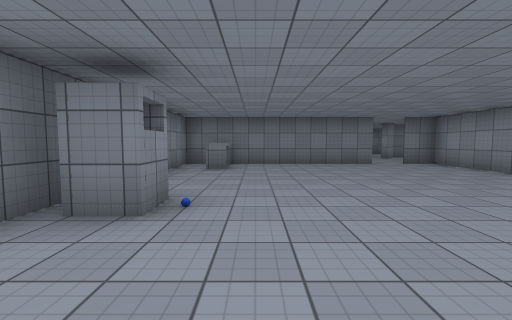
[1] (above)

24 first-person views from a walk through a 3-D level made in the Unity game engine. The camera is 1.4 m above the floor, tilts 4° down and sees 90° across. The floor is counted in squares, 2 m on a side. Each view is taken from the middle of a square. On the plan, view 1 faces up. The plan holds only what a view shows up to about 9 squares ahead; the rest is blank. The place goes on beyond the plan. The player character is not drawn. Surface patterns are stand-ins for the level's own textures.

[2]
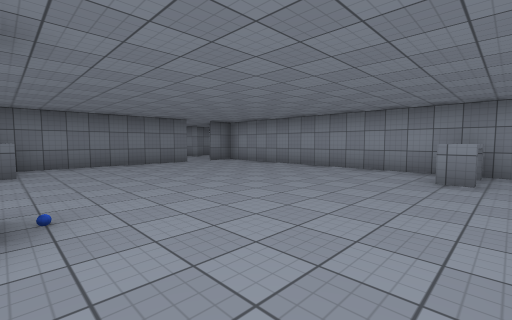

[3]
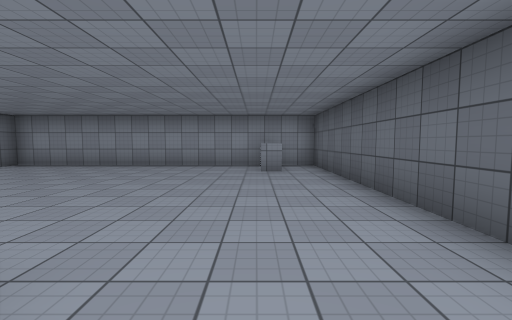

[4]
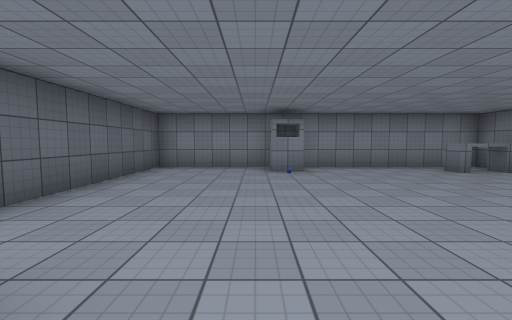

[5]
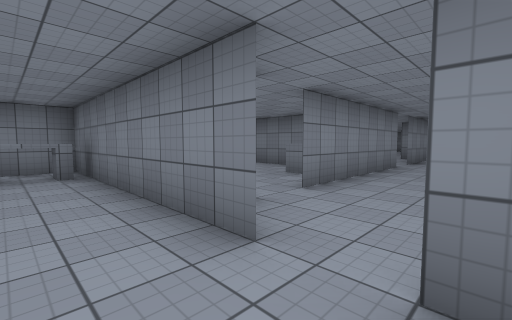

[6]
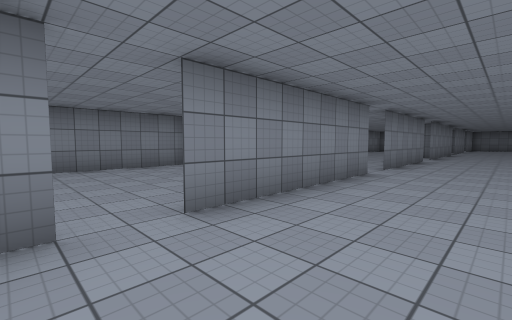

[7]
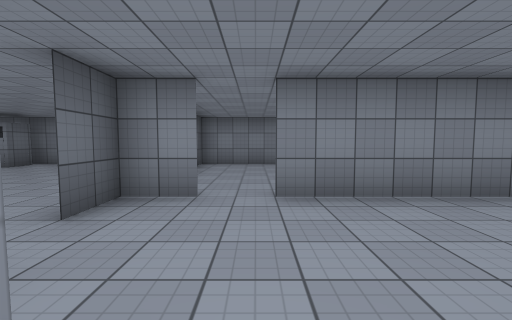

[8]
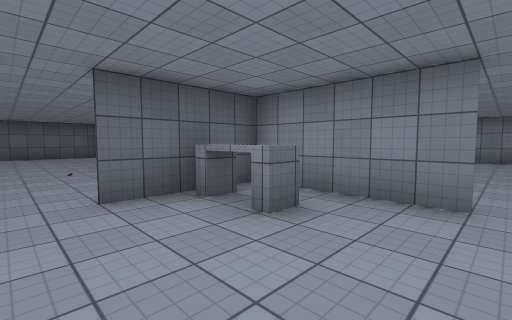

[9]
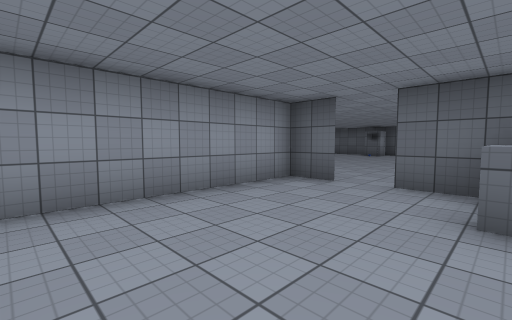

[10]
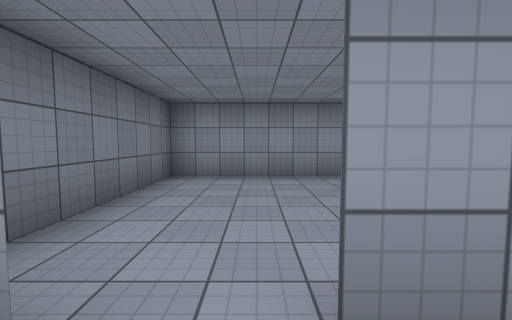

[11]
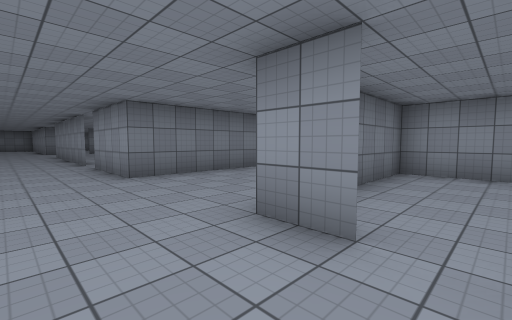

[12]
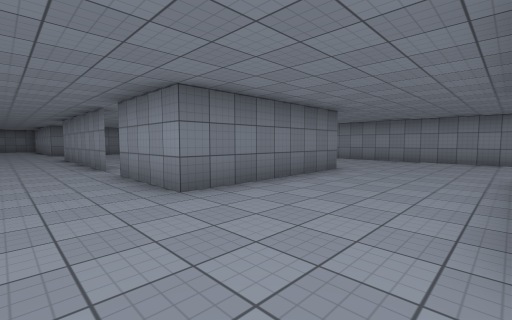

[13]
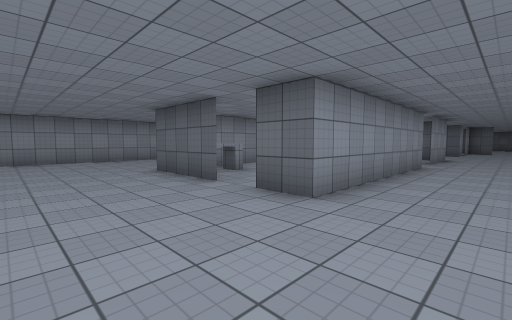

[14]
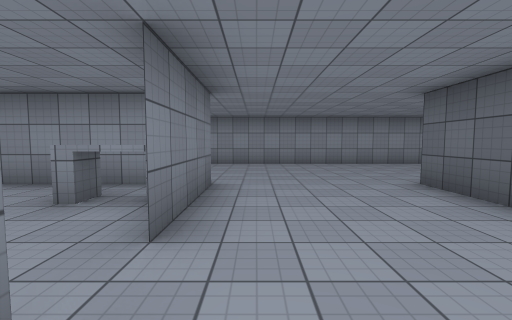

[15]
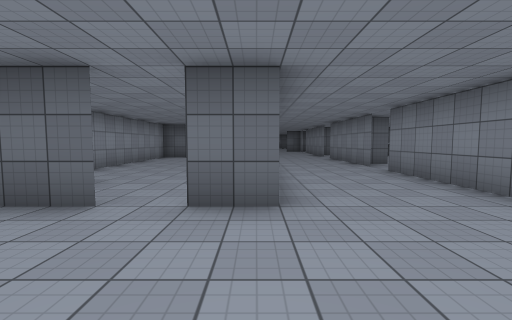

[16]
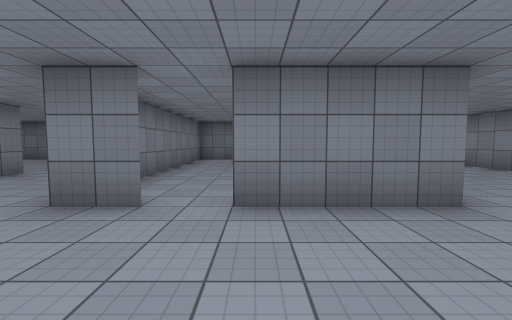

[17]
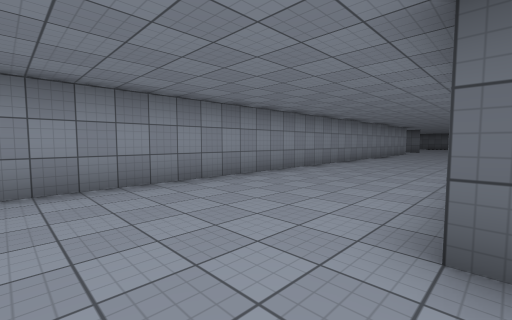

[18]
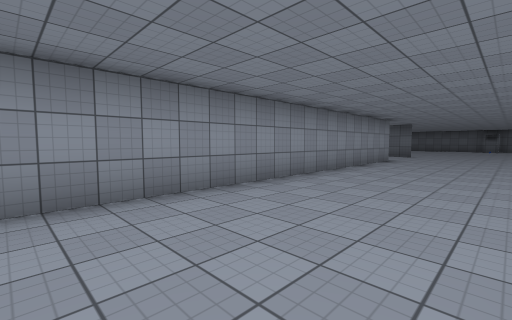

[19]
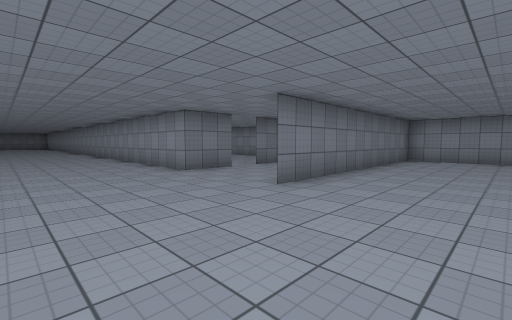

[20]
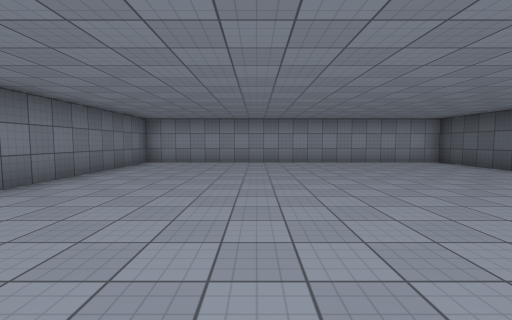

[21]
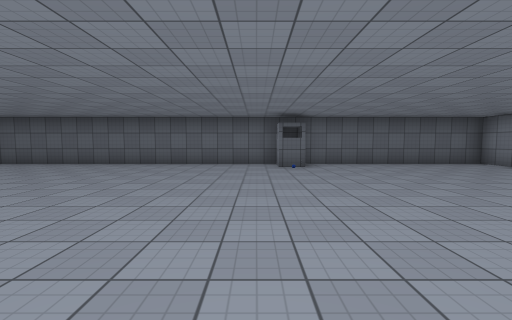

[22]
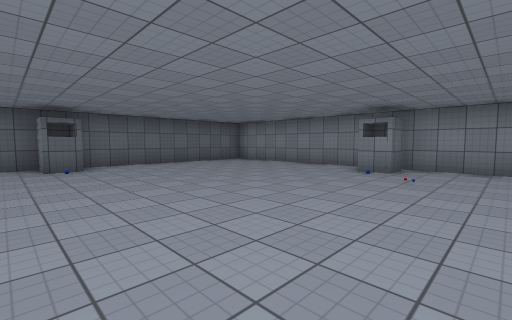

[23]
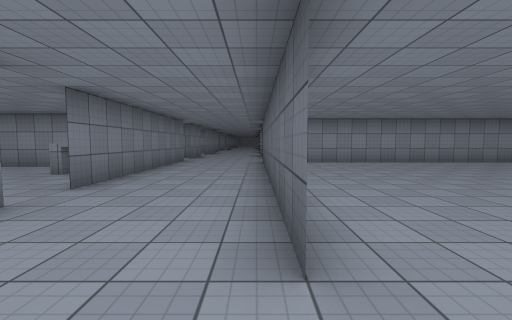

[24]
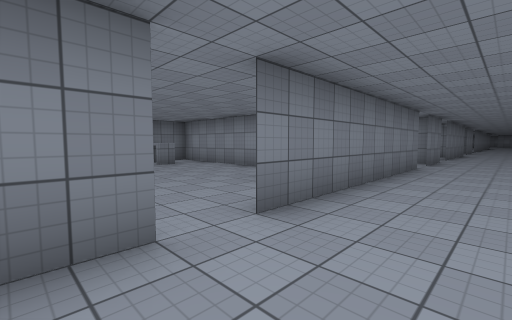

### Floor plan
Ten units are one square. View 1 is at (0, 0); x grows to the right and y downward. Boxes are objects, and circles mark ways between rooms. Rooms are numbered by the first view taken in them; rooms with no view inside come last. Other rooms are left out.
<svg viewBox="-27 -333 277 373">
<path fill="none" stroke="#000" d="M-8 -77 -14 -77M39 -83 -22 -83M-8 -80 -8 -67 -14 -67M55 -4 41 -4 41 -10M-22 -79 -22 8 58 8 58 -76M59 -83 48 -83M28 -94 28 -83 38 -83M58 -76 58 -98M66 -83 72 -83 72 -70M57 -99 57 -67 82 -67M66 -73 72 -73M102 -67 102 -117 68 -117M142 -97 142 -285M102 -152 58 -152 58 -178M92 -67 102 -67M58 -106 58 -118M58 -186 58 -242 68 -242M57 -51 57 5M28 -149 28 -102M28 -176 28 -158M28 -198 28 -186M76 -242 102 -242M28 -239 28 -208M57 22 57 32 218 32 218 -67 142 -67M104 -277 78 -277M69 -277 58 -277M142 -312 142 -328M28 -308 28 -301M159 -97 142 -97M228 -97 168 -97M142 -67 220 -67M18 -117 12 -117M8 -133 -12 -133M-22 -131 -22 -79M-22 -83 -15 -83M102 -180 102 -225M89 -226 89 -235M88 -229 94 -229M28 -186 28 -176"/>
<rect x="-15" y="-35" width="10" height="10" fill="#bbb"><title>other object</title></rect>
<rect x="65" y="-35" width="10" height="10" fill="#bbb"><title>other object</title></rect>
<rect x="115" y="15" width="10" height="20" fill="#bbb"><title>other object</title></rect>
<circle cx="40" cy="-80" r="3" fill="#2a7"/>
<circle cx="60" cy="-100" r="3" fill="#2a7"/>
<circle cx="45" cy="-115" r="3" fill="#2a7"/>
<circle cx="30" cy="-100" r="3" fill="#2a7"/>
<circle cx="90" cy="-70" r="3" fill="#2a7"/>
<circle cx="150" cy="-85" r="3" fill="#2a7"/>
<circle cx="70" cy="-240" r="3" fill="#2a7"/>
<circle cx="45" cy="-165" r="3" fill="#2a7"/>
<circle cx="45" cy="-190" r="3" fill="#2a7"/>
<circle cx="60" cy="-180" r="3" fill="#2a7"/>
<text x="20" y="-40">1</text>
<text x="40" y="-90">2</text>
<text x="80" y="-100">3</text>
<text x="120" y="-120">4</text>
<text x="190" y="-90">5</text>
<text x="0" y="-110">6</text>
<text x="80" y="-190">7</text>
<text x="40" y="-180">8</text>
</svg>
Room 1 opens to room 2. Room 2 opens to room 3. Room 2 opens to room 4. Room 2 opens to room 6. Room 3 opens to room 4. Room 4 opens to room 5. Room 4 opens to room 7. Room 4 opens to room 8. Room 7 opens to room 8.

Where each view was taken, in squares from view 1:
view 1: 0 up, 0 right, facing up
view 2: 0 up, 1 left, facing up-right
view 3: 1 up, 2 left, facing right
view 4: 2 up, 5 right, facing left
view 5: 7 up, 5 right, facing up-left
view 6: 9 up, 5 right, facing up-left
view 7: 10 up, 6 right, facing left
view 8: 10 up, 9 right, facing down-left
view 9: 11 up, 7 right, facing down-right
view 10: 10 up, 5 right, facing right
view 11: 10 up, 4 right, facing up-right
view 12: 12 up, 4 right, facing up-right
view 13: 27 up, 4 right, facing down-right
view 14: 27 up, 6 right, facing right
view 15: 27 up, 6 right, facing down
view 16: 25 up, 8 right, facing up
view 17: 26 up, 10 right, facing down-right
view 18: 20 up, 11 right, facing down-right
view 19: 4 up, 11 right, facing up-right
view 20: 3 up, 13 right, facing right
view 21: 5 up, 13 right, facing down
view 22: 5 up, 13 right, facing down-left
view 23: 7 up, 13 right, facing right
view 24: 8 up, 15 right, facing up-right
